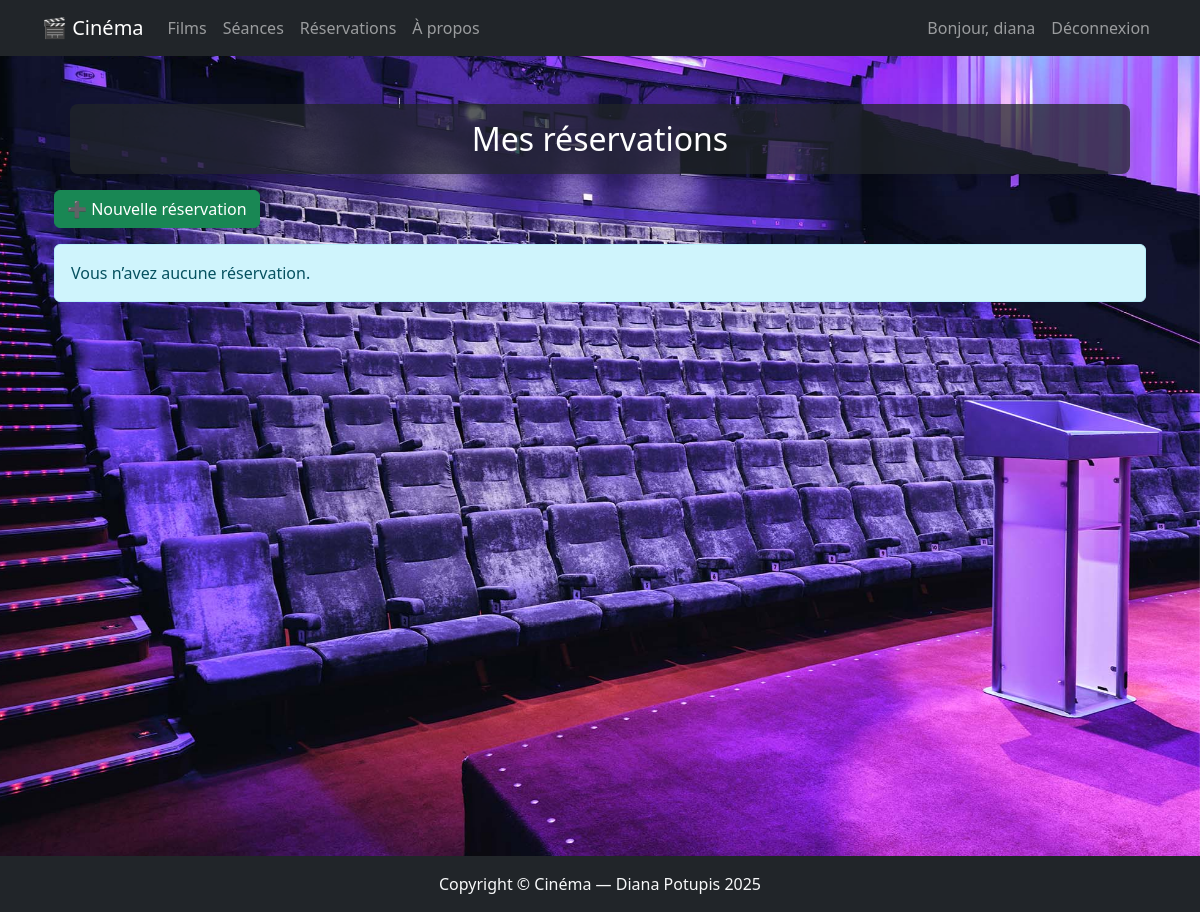
/reservations/ (signed in), run on an earlier commit of the app's database.
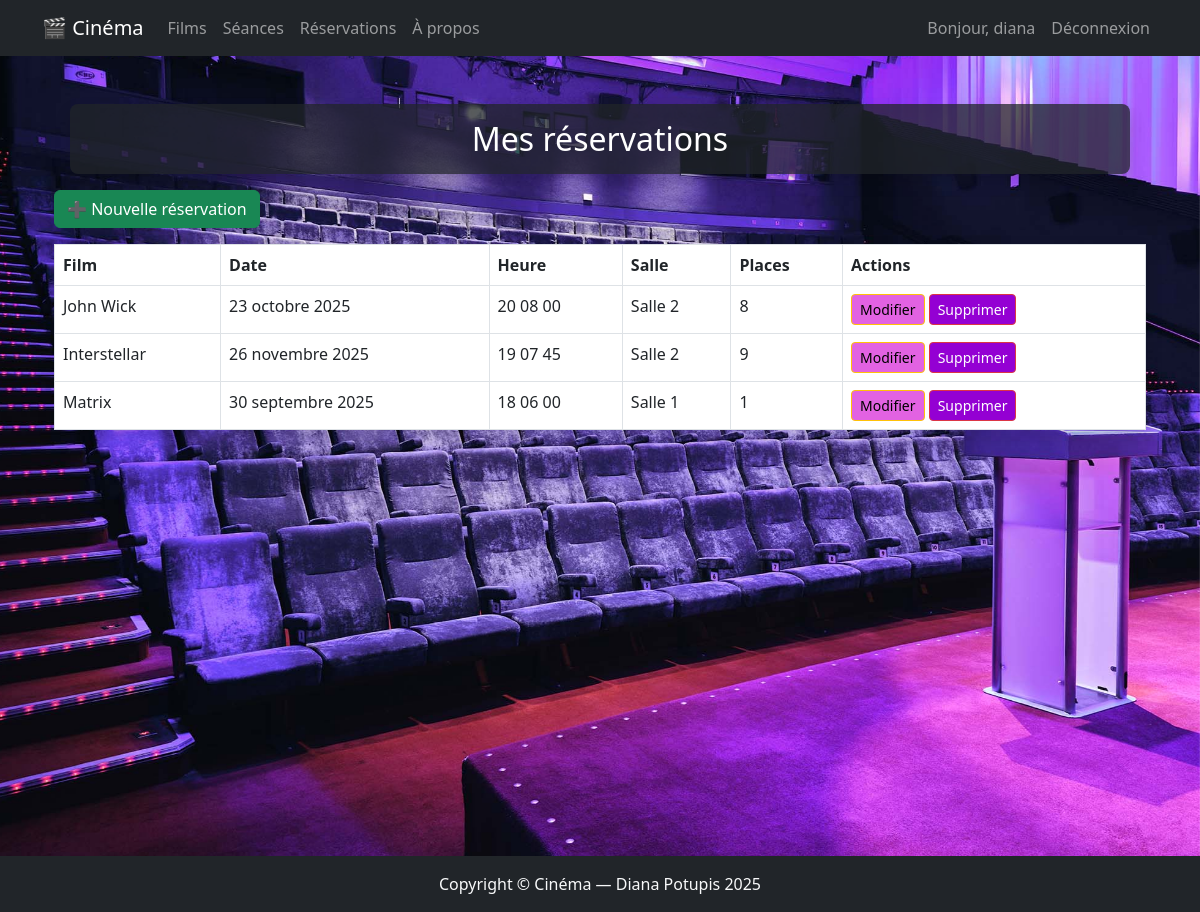
And on a later commit of the database.
### demo_app/models.py (models this page shows, shortened)
class Reservation(models.Model):
   user = models.ForeignKey(User,verbose_name="Utilisateur", related_name='reservations', on_delete=models.CASCADE )
   seance = models.ForeignKey(Seance, verbose_name="Seance", related_name='reservations', on_delete=models.CASCADE)
   places = models.PositiveIntegerField(verbose_name="Places")
   reservation_date = models.DateTimeField(auto_now_add=True, verbose_name="Date réservation")
   class Meta:
      ordering = ('reservation_date', )
      verbose_name = "réservation"
      verbose_name_plural = "réservations"

class Seance(models.Model):
   film = models.ForeignKey(Film, verbose_name="Films", related_name='seances', on_delete=models.CASCADE )
   date = models.DateField(verbose_name="Date")
   time = models.TimeField(verbose_name="Heure")
   hall = models.ForeignKey(Hall, verbose_name="Salle", related_name='seances', on_delete=models.CASCADE)
   class Meta:
    ordering = ('date', 'time')
    verbose_name = "séance"
    verbose_name_plural = "séances"

class Film(models.Model):
  title = models.CharField(max_length=100, verbose_name="Titre")
  description = models.TextField(verbose_name="Description")
  duration = models.DurationField(verbose_name="Durée")
  genre = models.ForeignKey(Genre, on_delete=models.SET_NULL, null=True, verbose_name="Genre")
  poster = models.ImageField(verbose_name="Affiche", upload_to='img/', default='img/default.png')
  actors = models.ManyToManyField('Actor', related_name='films', verbose_name="Acteurs")
  class Meta:
    ordering = ('title', )
    verbose_name = "film"
    verbose_name_plural = "films"

class Hall(models.Model):
    name = models.CharField(max_length=50, unique=True, verbose_name="Salle")
    class Meta:
      ordering = ('name', )
      verbose_name = "salle"
      verbose_name_plural = "salles"

### demo_app/views.py (the view)
# urls.py: path('reservations/', views.ReservationListView.as_view(), name='reservation_list'),
@method_decorator(login_required, name='dispatch')
class ReservationListView(View):
    def get(self, request):
        reservations = Reservation.objects.filter(user=request.user)
        return render(request, 'reservation_list.html', {'reservations': reservations})

### demo_app/templates/reservation_list.html (shortened to what this page needs)
{% extends 'base.html' %}
{% block content %}
<div class="container mt-5">
  <h2 class="text-white text-center m-3 p-3 bg-dark bg-opacity-75 rounded-3 shadow">Mes réservations</h2>
  <a href="{% url 'reservation_create' %}" class="btn btn-success mb-3">➕ Nouvelle réservation</a>
  {% if reservations %}
  <table class="table table-bordered bg-white shadow">
    <thead>
      <tr>
        <th>Film</th>
        <th>Date</th>
        <th>Heure</th>
        <th>Salle</th>
        <th>Places</th>
        <th>Actions</th>
      </tr>
    </thead>
    <tbody>
      {% for r in reservations %}
      <tr>
        <td>{{ r.seance.film.title }}</td>
        <td>{{ r.seance.date }}</td>
        <td>{{ r.seance.time }}</td>
        <td>{{ r.seance.hall.name }}</td>
        <td>{{ r.places }}</td>
        <td>
            <a href="{% url 'reservation_edit' r.id %}" class="btn btn-sm btn-warning" style="background-color: rgb(226, 98, 226) ;">Modifier</a>
            <form action="{% url 'reservation_delete' r.id %}" method="post" class="d-inline">
                <button type="submit" class="btn btn-sm btn-danger" style="background-color: darkviolet;">Supprimer</button>
            </form>
        </td>
      </tr>
      {% endfor %}
    </tbody>
  </table>
  {% else %}
  <p class="alert alert-info">Vous n’avez aucune réservation.</p>
  {% endif %}
</div>
{% endblock %}

What changed in the data, as far as the page shows it:
added Reservation: seance.film "John Wick", seance "23 octobre 2025", seance.time "20 08 00", seance.hall.name "Salle 2", places "8"
added Reservation: seance.film "Interstellar", seance "26 novembre 2025", seance.time "19 07 45", seance.hall.name "Salle 2", places "9"
added Reservation: seance.film "Matrix", seance "30 septembre 2025", seance.time "18 06 00", seance.hall.name "Salle 1", places "1"
Also different on the page:
text no longer shown: "Vous n’avez aucune réservation."
text now shown: "Film Date Heure Salle Places Actions"
